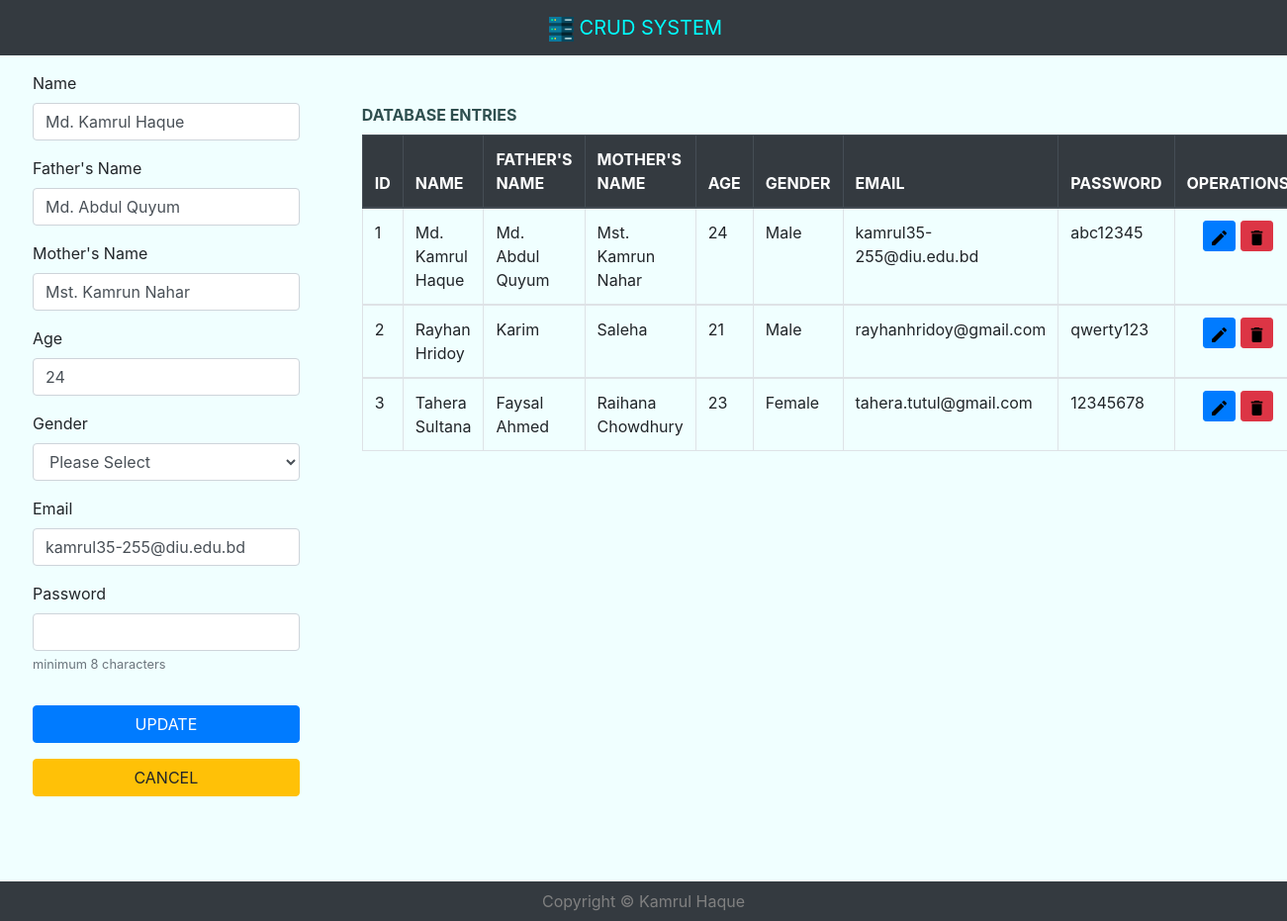
The app's page /index.php?edit=1 with its own data.
### tables this page shows
CREATE TABLE `information` (
  `id` int(11) NOT NULL,
  `name` varchar(30) DEFAULT NULL,
  `fatherName` varchar(30) DEFAULT NULL,
  `motherName` varchar(30) DEFAULT NULL,
  `age` int(3) DEFAULT NULL,
  `gender` varchar(6) DEFAULT NULL,
  `email` varchar(30) DEFAULT NULL,
  `password` varchar(20) DEFAULT NULL
);

### process.php (called while the page is built, shortened)
<?php
    $con = mysqli_connect('localhost','root','','phone') or die(mysqli_connect_error($con));
    if (isset($_GET['edit'])){
        $id = $_GET['edit'];
        $update = true;
        $sql = "SELECT * FROM information WHERE id = $id";
        $result = mysqli_query($con,$sql) or die(mysqli_error( $result));
        if ($result) {
            $row = mysqli_fetch_array($result);
            $name = $row['name'];
            $fName = $row['fatherName'];
            $mName = $row['motherName'];
            $age = $row['age'];
            $email = $row['email'];
        }
    }
?>

### index.php (the view, shortened to what this page needs)
<!DOCTYPE html>
   <html>
       <head>
           <link rel="stylesheet" href="css/bootstrap.min.css">
           <?php require_once 'process.php';?>
       </head>
       <body>
           <nav class="navbar navbar-dark navbar-top bg-dark justify-content-center sticky-top">
               <a class="navbar-brand" href="#" style="color: aqua;"><img src="images/server.png" width="25px"></img> CRUD SYSTEM</a>
           </nav>
           <div class="fluid-container">
               <div class="row">
                   <div class="col-md-3 pt-3 pl-5">
                       <form action="process.php" method="POST" id="regform" novalidate>
                           <div class="form-group">
                               <label for="name">Name</label>
                               <input type="text" class="form-control" id="name" name="name" placeholder="Md./Mst. Abc" value="<?php echo $name ?>" maxlength="30" required>
                           </div>
                           <div class="form-group">
                               <label for="fName">Father's Name</label>
                               <input type="text" class="form-control" id="fName" name="fName" placeholder="Md. Abc" value="<?php echo $fName ?>" maxlength="30" required>
                           </div>
                           <div class="form-group">
                               <label for="mName">Mother's Name</label>
                               <input type="text" class="form-control" id="mName" name="mName" placeholder="Mst. Abc" value="<?php echo $mName ?>" maxlength="30" required>
                           </div>
                           <div class="form-group">
                               <label for="age">Age</label>
                               <input type="text" class="form-control" id="age" name="age" value="<?php echo $age ?>" pattern="[0-9$,.]*" maxlength="3" required>
                           </div>
                           <div class="form-group">
                               <label for="gender">Gender</label>
                               <select class="form-control" name="gender" id="gender" required>
                                   <option value="" disabled selected>Please Select</option>
                               </select>
                           </div>
                           <div class="form-group">
                               <label for="email">Email</label>
                               <input type="email" class="form-control" id="email" name="email" placeholder="abc@email.com" value="<?php echo $email ?>" maxlength="30" required>
                           </div>
                           <div class="form-group">
                               <label for="pass">Password</label>
                               <input type="password" class="form-control" id="pass" name="pass" aria-describedby="hint" minlength="8" maxlength="20" required>
                               <small id="hint" class="form-text text-muted">minimum 8 characters</small>
                           </div>
                           <?php if($update): ?>
                               <div class="form-group pt-3">
                                   <button type="submit" class="btn btn-primary btn-block" name="update" id="update">UPDATE</button>
                               </div>
                               <div class="form-group">
                                   <a class="btn btn-warning btn-block" href="index.php" name="cancel" id="cancel">CANCEL</a>
                               </div>
                           <?php else: ?>
                               <div class="form-group pt-3">
                                   <button type="submit" class="btn btn-success btn-block" name="save" id="save">ADD ENTRY</button>
                               </div>
                           <?php endif; ?>
                       </form>
                   </div>
                   <div class="col-md-9 pt-5 px-5">
                       <label for="table" style="color: darkslategrey;"><strong>DATABASE ENTRIES</strong></label>
                       <table class="table table-bordered table-hover" id="table" name="table">
                           <thead class="thead-dark">
                               <th>ID</th>
                               <th>NAME</th>
                               <th>FATHER'S NAME</th>
                               <th>MOTHER'S NAME</th>
                               <th>AGE</th>
                               <th>GENDER</th>
                               <th>EMAIL</th>
                               <th>PASSWORD</th>
                               <th><center>OPERATIONS</center></th>
                           </thead>
                           <?php
                               $con = mysqli_connect('localhost','root','','phone') or die(mysqli_connect_error($con));
                               $result = mysqli_query($con,"SELECT * FROM information") or die(mysqli_error());
                           ?>
                           <?php while ($row = mysqli_fetch_assoc($result)): ?>
                           <tbody>
                               <tr>
                                   <td><?php echo $row["id"] ?></td>
                                   <td><?php echo $row["name"] ?></td>
                                   <td><?php echo $row["fatherName"] ?></td>
                                   <td><?php echo $row["motherName"] ?></td>
                                   <td><?php echo $row["age"] ?></td>
                                   <td><?php echo $row["gender"] ?></td>
                                   <td><?php echo $row["email"] ?></td>
                                   <td><?php echo $row["password"] ?></td>
                                   <td>
                                       <center>
                                           <a type="button" class="btn btn-primary btn-sm" name="edit" href="index.php?edit=<?php echo $row['id']; ?>"><img src="images/edit.png" width="15px" height="15px"></img></a>
                                           <a type="button" class="btn btn-danger btn-sm" name="delete" href="index.php?delete=<?php echo $row['id']; ?>"><img src="images/bin.png" width="15px" height="15px"></img></a>
                                       </center>
                                   </td>
                               </tr>
                           <?php endwhile; ?>
                           </tbody>
                       </table>
                   </div>
               </div>
           </div>
       </body>
       <footer>
           <div class="navbar navbar-dark navbar-bottom bg-dark justify-content-center sticky" style="color: grey;">Copyright &copy; Kamrul Haque</div>
       </footer>
</html>

### index.php (style rules this page uses)
.fluid-container { background-color: azure; height: 875px; }
.sticky { position: fixed; width: 100%; bottom: 0; }

### records on screen
information: name "Md. Kamrul Haque", fName "Md. Abdul Quyum", mName "Mst. Kamrun Nahar", age "24", email "kamrul35-255@diu.edu.bd", id "1", fatherName "Md. Abdul Quyum", motherName "Mst. Kamrun Nahar", gender "Male", password "abc12345"
information: id "2", name "Rayhan Hridoy", fatherName "Karim", motherName "Saleha", age "21", gender "Male", email "rayhanhridoy@gmail.com", password "qwerty123"
information: id "3", name "Tahera Sultana", fatherName "Faysal Ahmed", motherName "Raihana Chowdhury", age "23", gender "Female", email "tahera.tutul@gmail.com", password "12345678"
